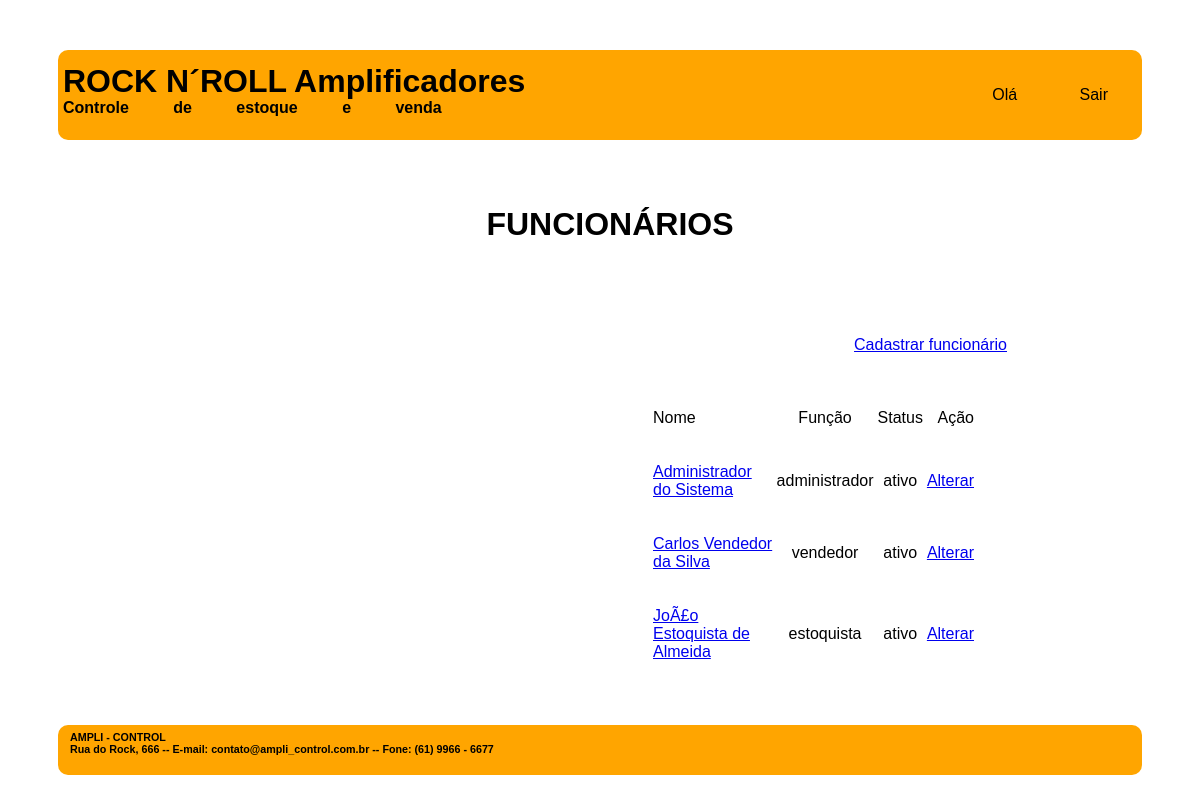
The page /lista_fun.php on the database its author committed.
### tables this page shows
CREATE TABLE `funcionarios` (
  `COD_FUN` int(11) NOT NULL,
  `NOME_FUN` varchar(45) NOT NULL,
  `LOGIN_FUN` varchar(45) NOT NULL,
  `SENHA_FUN` varchar(45) NOT NULL,
  `STATUS_FUN` varchar(45) NOT NULL DEFAULT 'ativo',
  `FUNCAO_FUN` varchar(45) NOT NULL
);

### lista_fun.php (the view, shortened to what this page needs)
<!DOCTYPE html>
<html>
    <head>
        <link rel="stylesheet" type="text/css" href="css/layout.css">
		<link rel="stylesheet" type="text/css" href="css/menu.css">
    </head>
    <body>
        <div id="principal">
			<div id="topo">
				<div id="logo">
					<h1> ROCK N´ROLL Amplificadores </h1>
					<h4> Controle de estoque e venda </h4>
				</div>
				<div id="menu_global"  class="menu_global">
					<ul>
                        <li> Olá <?php include "valida_login.php";?></li>
						<li><a href="logout.php" class="active">Sair</a></li>
					</ul>
				</div>
			</div>
			<div id="conteudo_especifico">
				<div class="div_central centralizar">
					<h1> FUNCIONÁRIOS </h1>
				</div>
				<div id="funcionalidade" class="div_direita">
					<?php
						$conectar = mysqli_connect ("localhost", "root", "", "sistema_modelo");
						$sql_consulta = "SELECT cod_fun, nome_fun, funcao_fun, status_fun FROM funcionarios";
						$resultado_consulta = mysqli_query ($conectar, $sql_consulta);
					?>
					<p align="right"> <a href="cadastra_fun.php"> Cadastrar funcionário </a> </p>
					<table class="centralizar">
						<tr>
							<td class="esquerda">
								<p> Nome </p>
							</td>
							<td>
								<p> Função </p>
							</td>
							<td>
								<p> Status </p>
							</td>
							<td class="direita">
								<p> Ação </p>
							</td>
						</tr>
						<?php
							while ($registro = mysqli_fetch_row($resultado_consulta))
							{
						?>
						<tr>
							<td class="esquerda">
								<p>
									<a href="exibe_fun.php?codigo=<?php echo $registro[0]?>">
										<?php
											echo "$registro[1]";
										?>
									</a>
								</p>
							</td>
							<td>
								<p>
									<?php echo "$registro[2]"; ?>
								</p>
							</td>
							<td>
								<p>
									<?php
										echo "$registro[3]";
									?>
								</p>
							</td>
							<td class="direita">
								<p>
									<a href="altera_fun.php?codigo=<?php echo $registro[0]?>">
										Alterar
									</a>
								</p>
							</td>
						</tr>
						<?php
							}
						?>
					</table>
				</div>
			</div>
			<div id="rodape">
				<div id="texto_institucional">
					<div id="texto_institucional">
						<h6> AMPLI - CONTROL </h6>
						<h6> Rua do Rock, 666 -- E-mail: contato@ampli_control.com.br -- Fone: (61) 9966 - 6677 </h6>
					</div>
				</div>
		</div>
    </body>
</html>

### css/layout.css (style rules this page uses)
#topo { padding: 5px; display: grid; grid-template-columns: auto auto; margin: 0px auto 20px auto; grid-gap: 5px; border-radius: 10px; background-color: orange; color: black; justify-content: space-between; }
#logo h1 { line-height: 10px; word-spacing: 0px; }
#logo h4 { line-height: 0px; word-spacing: 40px; }
#conteudo_especifico { padding: 5px; display: grid; grid-template-columns: 50% 50%; margin: 0px auto 5px auto; grid-gap: 20px; }
.div_direita { margin: 15px 150px auto auto; }
.div_central { margin: auto 150px auto 150px; grid-column-start: 1; grid-column-end: 3; }
#rodape { padding: 0px; display: grid; grid-template-columns: auto auto; grid-template-rows: 50px; margin: 20px auto 0px auto; grid-gap: 5px; border-radius: 10px; background-color: orange; color: black; justify-content: space-between; }
#rodape h6 { line-height: 0px; word-spacing: 0px; margin: 12px auto 12px 12px; }
.centralizar { text-align: center; padding: 20px 30px 20px 30px; }
.direita { text-align: right; }
.esquerda { text-align: left; }

### css/menu.css (style rules this page uses)
.menu_global a { text-decoration: none; color: black; }

### rows shown on the page
funcionarios: NOME_FUN "Administrador do Sistema", FUNCAO_FUN "administrador", STATUS_FUN "ativo"
funcionarios: NOME_FUN "Carlos Vendedor da Silva", FUNCAO_FUN "vendedor", STATUS_FUN "ativo"
funcionarios: NOME_FUN "JoÃ£o Estoquista de Almeida", FUNCAO_FUN "estoquista", STATUS_FUN "ativo"
